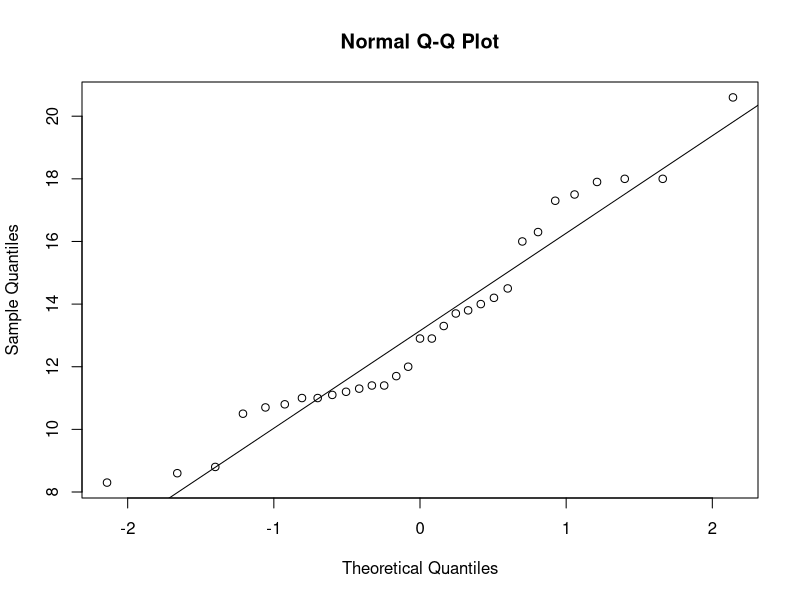
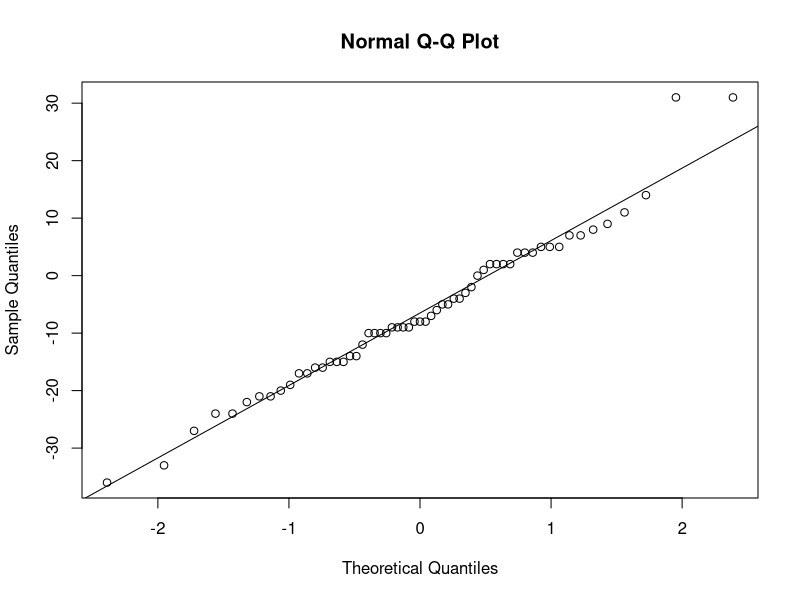
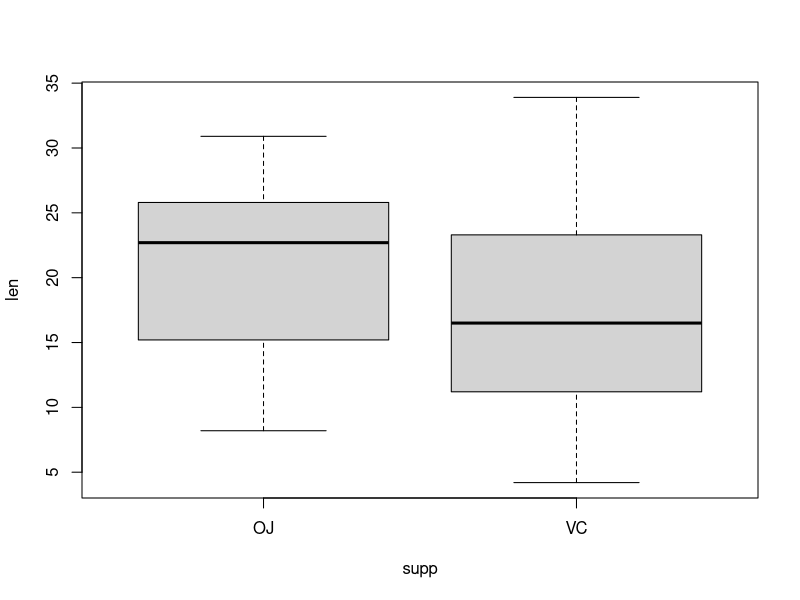

Here is the R script that generated these plots, in order:
## ---- chunk 1
# Some basic numbers
xbar <- mean(trees$Girth)
xbar
n <- nrow(trees)
mu_0 <- 12
sigma <- 3
# Test statistic
z <- (xbar - mu_0)/(sigma/sqrt(n))
z
# Get p-value, using pnorm
pval <- 2*(1 - pnorm(abs(z)))
pval
## ---- chunk 2
# Check the normality assumption
qqnorm(trees$Girth)
qqline(trees$Girth)
# Data appears Normally distributed, so it's safe to use t.test
t.test(trees$Girth, mu = 12)
## ---- chunk 3
prop.test(562, 1118, alternative = "greater", p = .5)
## ---- chunk 4
binom.test(10, 15, p = .5, alternative = "greater")
## ---- chunk 5
library(MASS)
library(reshape)
head(Traffic)
# The Traffic data set needs to be formed into a format that is more easily worked with. The following code reshapes the data into a form that allows for easier comparison of paired days
new_Traffic <- with(Traffic, data.frame("year" = year, "day" = day, "limit" = as.character(limit), "y" = as.character(y)))
melt_Traffic <- melt(new_Traffic, id.vars = c("year", "day"), measure.vars = c("limit", "y"))
form_Traffic <- cast(melt_Traffic, day ~ year + variable)
form_Traffic <- with(form_Traffic, data.frame("day" = day, "limit_61" = `1961_limit`, "accidents_61" = as.numeric(as.character(`1961_y`)), "limit_62" = `1962_limit`, "accidents_62" = as.numeric(as.character(`1962_y`))))
head(form_Traffic)
# Now we subset this data so that only days where speed limits were enforced differently between the two years
diff_Traffic <- subset(form_Traffic, select = c("accidents_61", "accidents_62", "limit_61", "limit_62"), subset = limit_61 != limit_62)
head(diff_Traffic)
# Get a vector for accidents when the speed limit was not enforced, and a vector for accidents for when it was
accident_no_limit <- with(diff_Traffic, c(accidents_61[limit_61 == "no"], accidents_62[limit_62 == "no"]))
accident_limit <- with(diff_Traffic, c(accidents_61[limit_61 == "yes"], accidents_62[limit_62 == "yes"]))
accident_limit
accident_no_limit
# It took a lot of work, but finally we have the data in a format we want. Now, the first thing I check is whether the differences are Normally distributed
qqnorm(accident_limit - accident_no_limit)
qqline(accident_limit - accident_no_limit)
# Aside from a couple observations, the Normal distribution seems to fit very well. t procedures are safe to use.
t.test(accident_limit, accident_no_limit, paired = TRUE, alternative = "less")
## ---- chunk 6
# First, let's get the data into separate vectors
split_len <- split(ToothGrowth$len, ToothGrowth$supp)
OJ <- split_len$OJ
VC <- split_len$VC
# Perform statistical test
t.test(OJ, VC, alternative = "greater")
# Is there homoskedasticity? Let's check a boxplot
boxplot(len ~ supp, data = ToothGrowth)
# These populations look homoskedastic; spread does not differ drastically between the two. A test that assumes homoskedasticity is thus performed.
t.test(OJ, VC, var.equal = TRUE, alternative = "greater")
# Not much changed.
## ---- chunk 7
# First, I obtain sample sizes, using the fact that sex == 1 for males and 0 for females
n <- c("Female" = nrow(Melanoma) - sum(Melanoma$sex), "Male" = sum(Melanoma$sex))
# Now, find how many in each group died from melanoma
x <- aggregate(Melanoma$status == 1, list(Melanoma$sex), sum)
x <- c("Female" = x[1,"x"],"Male" = x[2,"x"])
prop.test(x, n)
## ---- chunk 8
power.t.test(n = 20, delta = 5, sd = 20, sig.level = .01, type = "paired", alternative = "one.sided")
## ---- chunk 9
power.t.test(power = .9, delta = 5, sd = 20, sig.level = .01, type = "paired", alternative = "one.sided")
## ---- chunk 10
power.prop.test(n = 1500, p1 = .5, p2 = .51, alternative = "one.sided")
## ---- chunk 11
power.prop.test(power = .95, p1 = .5, p2 = .51, alternative = "one.sided")
